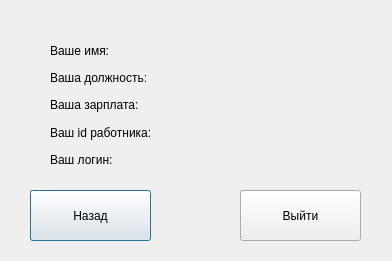
<?xml version="1.0" encoding="UTF-8"?>
<ui version="4.0">
 <class>userProfile</class>
 <widget class="QDialog" name="userProfile">
  <property name="geometry">
   <rect>
    <x>0</x>
    <y>0</y>
    <width>392</width>
    <height>261</height>
   </rect>
  </property>
  <property name="windowTitle">
   <string>Dialog</string>
  </property>
  <widget class="QPushButton" name="pushButton">
   <property name="geometry">
    <rect>
     <x>30</x>
     <y>190</y>
     <width>121</width>
     <height>51</height>
    </rect>
   </property>
   <property name="text">
    <string>Назад</string>
   </property>
  </widget>
  <widget class="QPushButton" name="pushButton_2">
   <property name="geometry">
    <rect>
     <x>240</x>
     <y>190</y>
     <width>121</width>
     <height>51</height>
    </rect>
   </property>
   <property name="text">
    <string>Выйти</string>
   </property>
  </widget>
  <widget class="QWidget" name="layoutWidget">
   <property name="geometry">
    <rect>
     <x>50</x>
     <y>40</y>
     <width>129</width>
     <height>130</height>
    </rect>
   </property>
   <layout class="QVBoxLayout" name="verticalLayout">
    <item>
     <widget class="QLabel" name="label">
      <property name="text">
       <string>Ваше имя:</string>
      </property>
     </widget>
    </item>
    <item>
     <widget class="QLabel" name="label_2">
      <property name="text">
       <string>Ваша должность:</string>
      </property>
     </widget>
    </item>
    <item>
     <widget class="QLabel" name="label_3">
      <property name="text">
       <string>Ваша зарплата:</string>
      </property>
     </widget>
    </item>
    <item>
     <widget class="QLabel" name="label_4">
      <property name="text">
       <string>Ваш id работника:</string>
      </property>
     </widget>
    </item>
    <item>
     <widget class="QLabel" name="label_5">
      <property name="text">
       <string>Ваш логин:</string>
      </property>
     </widget>
    </item>
   </layout>
  </widget>
  <widget class="QWidget" name="layoutWidget">
   <property name="geometry">
    <rect>
     <x>180</x>
     <y>40</y>
     <width>151</width>
     <height>130</height>
    </rect>
   </property>
   <layout class="QVBoxLayout" name="verticalLayout_2">
    <item>
     <widget class="QLabel" name="label_name">
      <property name="text">
       <string/>
      </property>
     </widget>
    </item>
    <item>
     <widget class="QLabel" name="label_position">
      <property name="text">
       <string/>
      </property>
     </widget>
    </item>
    <item>
     <widget class="QLabel" name="label_salary">
      <property name="text">
       <string/>
      </property>
     </widget>
    </item>
    <item>
     <widget class="QLabel" name="label_id">
      <property name="text">
       <string/>
      </property>
     </widget>
    </item>
    <item>
     <widget class="QLabel" name="label_login">
      <property name="text">
       <string/>
      </property>
     </widget>
    </item>
   </layout>
  </widget>
 </widget>
 <resources/>
 <connections/>
</ui>
